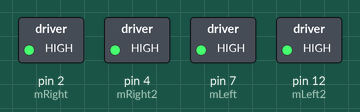
A sketch run on a simulated Arduino Uno, built with avr-gcc and run on an emulated ATmega328P. On the bench: switched loads named in the sketch (green lamp = pin HIGH). Pins used as bus, display or sensor lines are not drawn.

Above: at 0.2 s.
Timing chart, 0 to 1.7 s (numbered marks = the images above):
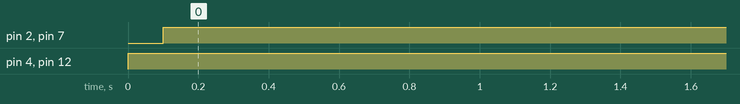

The sketch:

line_follow_code.ino
```cpp
int mLeft=7 ,mRight=2 ,mLeft1=11 ,mLeft2=12 ,mRight1=3 ,mRight2=4;
int select;
int Wsum;
int sensorPin[8];
int weight[8];

void moveLeft(){
  digitalWrite(mLeft1, LOW);
  digitalWrite(mLeft2, LOW);
  digitalWrite(mRight1,HIGH);
  digitalWrite(mRight2,LOW);
}

void moveRight(){
  digitalWrite(mLeft1, HIGH);
  digitalWrite(mLeft2, LOW);
  digitalWrite(mRight1,LOW);
  digitalWrite(mRight2,LOW);
}

void moveForward(){
  digitalWrite(mLeft1, HIGH);
  digitalWrite(mLeft2, LOW);
  digitalWrite(mRight1, HIGH);
  digitalWrite(mRight2, LOW);

}

 void backward(){
  digitalWrite(mLeft2, HIGH);
  digitalWrite(mLeft1, LOW);
  digitalWrite(mRight2, HIGH);
  digitalWrite(mRight1, LOW);

}

void Stop(){
  digitalWrite(mLeft1, LOW);
  digitalWrite(mLeft2, LOW);
  digitalWrite(mRight1,LOW);
  digitalWrite(mRight2, LOW);
}

void setup() {
  // put your setup code here, to run once:

  digitalWrite(mLeft1, LOW);
  digitalWrite(mLeft2, LOW);
  digitalWrite(mRight1,LOW);
  digitalWrite(mRight2, LOW);

  sensorPin[0] = 22;
  sensorPin[1] = 23;
  sensorPin[2] = 24;
  sensorPin[3] = 25;
  sensorPin[4] = 26;
  sensorPin[5] = 27;
  sensorPin[6] = 28;
  sensorPin[7] = 29;


  weight[0] = -1;
  weight[1] = -1;
  weight[2] = -1;
  weight[3] = -1;
  weight[4] = 1;
  weight[5] = 1;
  weight[6] = 1;
  weight[7] = 1;

  for(int i=0; i<8; i++){
    pinMode(sensorPin[i], INPUT);
  }
 pinMode(mLeft, OUTPUT);
 pinMode(mLeft1, OUTPUT);
 pinMode(mLeft2, OUTPUT);
 pinMode(mRight, OUTPUT);
 pinMode(mRight1, OUTPUT);
 pinMode(mRight2, OUTPUT);
}


void loop() {
  // put your main code here, to run repeatedly:
  Wsum = 0;
  select=0;
  for(int i=0; i<8; i++){
    if(digitalRead(sensorPin[i])) {
      Wsum+=weight[i];
      select++;
    }
  }

  if(Wsum==0)
  moveForward();
  else if(Wsum<0) moveLeft();
  else if(Wsum>0) moveRight();
  if(select==0) backward();
  delay(100);
  analogWrite(mLeft,255);
  analogWrite(mRight,255);


/*
  // Checking for junction crossing, if juction detected,
  // keep moving forward
  if(digitalRead(4) && digitalRead(7))
  moveForward();

  // Checking for sensor number 1 and 2, if line detected, move left
  else if(digitalRead(3) || digitalRead(4))
  moveLeft();

  // Checking for sensor number 5 and 6, if line detected, move right
  else if(digitalRead(7) || digitalRead(8))
  moveRight();

  // Checking for sensors number 3 and 4,
  // if line is detected by either of these sensor, move forward
  else if(digitalRead(5) || digitalRead(6))
  moveForward();

  // If no line is detected, stay at the position

  // Put some delay to avoid the robot jig while making a turn
  delay(100);*/

}
```

Measured:
- by itself, pin 2 (mRight), pin 7 (mLeft): LOW → HIGH at 0.10 s
- by itself, pin 4 (mRight2), pin 12 (mLeft2): LOW → HIGH at 0.00 s
